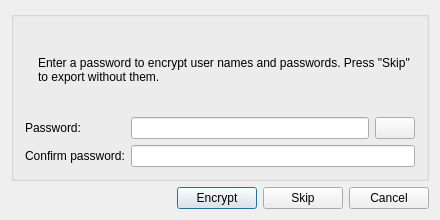
<?xml version="1.0" encoding="UTF-8"?>
<ui version="4.0">
 <class>ExportPasswordDialog</class>
 <widget class="QDialog" name="ExportPasswordDialog">
  <property name="windowModality">
   <enum>Qt::WindowModality::WindowModal</enum>
  </property>
  <property name="geometry">
   <rect>
    <x>0</x>
    <y>0</y>
    <width>440</width>
    <height>220</height>
   </rect>
  </property>
  <property name="sizePolicy">
   <sizepolicy hsizetype="Expanding" vsizetype="Fixed">
    <horstretch>0</horstretch>
    <verstretch>0</verstretch>
   </sizepolicy>
  </property>
  <property name="windowTitle">
   <string>Export Address Book</string>
  </property>
  <layout class="QVBoxLayout" name="verticalLayout">
   <item>
    <widget class="QGroupBox" name="groupBox">
     <property name="title">
      <string/>
     </property>
     <layout class="QVBoxLayout" name="verticalLayout_2">
      <item>
       <layout class="QHBoxLayout" name="horizontalLayout_header">
        <item>
         <widget class="QLabel" name="label_icon">
          <property name="sizePolicy">
           <sizepolicy hsizetype="Fixed" vsizetype="Fixed">
            <horstretch>0</horstretch>
            <verstretch>0</verstretch>
           </sizepolicy>
          </property>
          <property name="text">
           <string/>
          </property>
          <property name="pixmap">
           <pixmap resource="../../common/resources/common.qrc">:/img/lock.svg</pixmap>
          </property>
         </widget>
        </item>
        <item>
         <widget class="QLabel" name="label_description">
          <property name="text">
           <string>Enter a password to encrypt user names and passwords. Press &quot;Skip&quot; to export without them.</string>
          </property>
          <property name="wordWrap">
           <bool>true</bool>
          </property>
         </widget>
        </item>
       </layout>
      </item>
      <item>
       <layout class="QGridLayout" name="gridLayout">
        <item row="0" column="0">
         <widget class="QLabel" name="label_password">
          <property name="text">
           <string>Password:</string>
          </property>
         </widget>
        </item>
        <item row="0" column="1">
         <widget class="QLineEdit" name="edit_password">
          <property name="echoMode">
           <enum>QLineEdit::EchoMode::Password</enum>
          </property>
         </widget>
        </item>
        <item row="0" column="2">
         <widget class="QPushButton" name="button_show_password">
          <property name="sizePolicy">
           <sizepolicy hsizetype="Fixed" vsizetype="Fixed">
            <horstretch>0</horstretch>
            <verstretch>0</verstretch>
           </sizepolicy>
          </property>
          <property name="text">
           <string/>
          </property>
          <property name="icon">
           <iconset resource="../../common/resources/common.qrc">
            <normaloff>:/img/show-password.svg</normaloff>:/img/show-password.svg</iconset>
          </property>
          <property name="iconSize">
           <size>
            <width>24</width>
            <height>24</height>
           </size>
          </property>
          <property name="checkable">
           <bool>true</bool>
          </property>
         </widget>
        </item>
        <item row="1" column="0">
         <widget class="QLabel" name="label_confirm">
          <property name="text">
           <string>Confirm password:</string>
          </property>
         </widget>
        </item>
        <item row="1" column="1" colspan="2">
         <widget class="QLineEdit" name="edit_confirm">
          <property name="echoMode">
           <enum>QLineEdit::EchoMode::Password</enum>
          </property>
         </widget>
        </item>
       </layout>
      </item>
     </layout>
    </widget>
   </item>
   <item>
    <layout class="QHBoxLayout" name="horizontalLayout_buttons">
     <item>
      <spacer name="horizontalSpacer">
       <property name="orientation">
        <enum>Qt::Orientation::Horizontal</enum>
       </property>
       <property name="sizeHint" stdset="0">
        <size>
         <width>40</width>
         <height>20</height>
        </size>
       </property>
      </spacer>
     </item>
     <item>
      <widget class="QPushButton" name="button_encrypt">
       <property name="text">
        <string>Encrypt</string>
       </property>
       <property name="default">
        <bool>true</bool>
       </property>
      </widget>
     </item>
     <item>
      <widget class="QPushButton" name="button_skip">
       <property name="text">
        <string>Skip</string>
       </property>
      </widget>
     </item>
     <item>
      <widget class="QPushButton" name="button_cancel">
       <property name="text">
        <string>Cancel</string>
       </property>
      </widget>
     </item>
    </layout>
   </item>
  </layout>
 </widget>
 <layoutdefault spacing="6" margin="11"/>
 <resources>
  <include location="../../common/resources/common.qrc"/>
 </resources>
 <connections/>
</ui>
